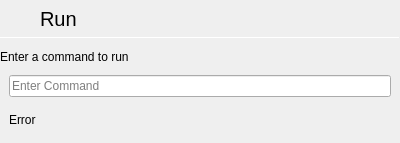
<?xml version="1.0" encoding="UTF-8"?>
<ui version="4.0">
 <class>RunDialog</class>
 <widget class="QDialog" name="RunDialog">
  <property name="geometry">
   <rect>
    <x>0</x>
    <y>0</y>
    <width>400</width>
    <height>143</height>
   </rect>
  </property>
  <property name="windowTitle">
   <string notr="true">Run</string>
  </property>
  <property name="windowIcon">
   <iconset theme="system-run">
    <normaloff>.</normaloff>.</iconset>
  </property>
  <layout class="QVBoxLayout" name="verticalLayout">
   <property name="spacing">
    <number>0</number>
   </property>
   <property name="leftMargin">
    <number>0</number>
   </property>
   <property name="topMargin">
    <number>0</number>
   </property>
   <property name="rightMargin">
    <number>0</number>
   </property>
   <property name="bottomMargin">
    <number>9</number>
   </property>
   <item>
    <layout class="QHBoxLayout" name="horizontalLayout_3">
     <property name="spacing">
      <number>0</number>
     </property>
     <item>
      <widget class="QPushButton" name="cancelButton">
       <property name="sizePolicy">
        <sizepolicy hsizetype="Preferred" vsizetype="Preferred">
         <horstretch>0</horstretch>
         <verstretch>0</verstretch>
        </sizepolicy>
       </property>
       <property name="toolTip">
        <string>Cancel</string>
       </property>
       <property name="text">
        <string/>
       </property>
       <property name="icon">
        <iconset theme="go-previous">
         <normaloff>.</normaloff>.</iconset>
       </property>
       <property name="autoDefault">
        <bool>false</bool>
       </property>
       <property name="flat">
        <bool>true</bool>
       </property>
      </widget>
     </item>
     <item>
      <widget class="QLabel" name="label">
       <property name="sizePolicy">
        <sizepolicy hsizetype="Expanding" vsizetype="Preferred">
         <horstretch>0</horstretch>
         <verstretch>0</verstretch>
        </sizepolicy>
       </property>
       <property name="font">
        <font>
         <pointsize>15</pointsize>
        </font>
       </property>
       <property name="text">
        <string>Run</string>
       </property>
       <property name="margin">
        <number>9</number>
       </property>
      </widget>
     </item>
     <item>
      <widget class="QPushButton" name="runButton">
       <property name="sizePolicy">
        <sizepolicy hsizetype="Preferred" vsizetype="Preferred">
         <horstretch>0</horstretch>
         <verstretch>0</verstretch>
        </sizepolicy>
       </property>
       <property name="toolTip">
        <string>Run</string>
       </property>
       <property name="text">
        <string/>
       </property>
       <property name="icon">
        <iconset theme="system-run">
         <normaloff>.</normaloff>.</iconset>
       </property>
       <property name="default">
        <bool>true</bool>
       </property>
       <property name="flat">
        <bool>true</bool>
       </property>
      </widget>
     </item>
    </layout>
   </item>
   <item>
    <widget class="Line" name="line">
     <property name="maximumSize">
      <size>
       <width>16777215</width>
       <height>1</height>
      </size>
     </property>
     <property name="orientation">
      <enum>Qt::Horizontal</enum>
     </property>
    </widget>
   </item>
   <item>
    <widget class="QLabel" name="label_2">
     <property name="text">
      <string>Enter a command to run</string>
     </property>
     <property name="margin">
      <number>9</number>
     </property>
    </widget>
   </item>
   <item>
    <layout class="QHBoxLayout" name="horizontalLayout_2">
     <property name="leftMargin">
      <number>9</number>
     </property>
     <property name="rightMargin">
      <number>9</number>
     </property>
     <item>
      <widget class="QLineEdit" name="command">
       <property name="placeholderText">
        <string>Enter Command</string>
       </property>
      </widget>
     </item>
    </layout>
   </item>
   <item>
    <widget class="QWidget" name="errorContainer" native="true">
     <layout class="QHBoxLayout" name="horizontalLayout">
      <property name="leftMargin">
       <number>0</number>
      </property>
      <property name="topMargin">
       <number>9</number>
      </property>
      <property name="rightMargin">
       <number>0</number>
      </property>
      <property name="bottomMargin">
       <number>0</number>
      </property>
      <item>
       <widget class="QLabel" name="errorLabel">
        <property name="text">
         <string notr="true">Error</string>
        </property>
        <property name="indent">
         <number>9</number>
        </property>
       </widget>
      </item>
     </layout>
    </widget>
   </item>
  </layout>
 </widget>
 <resources/>
 <connections/>
</ui>
